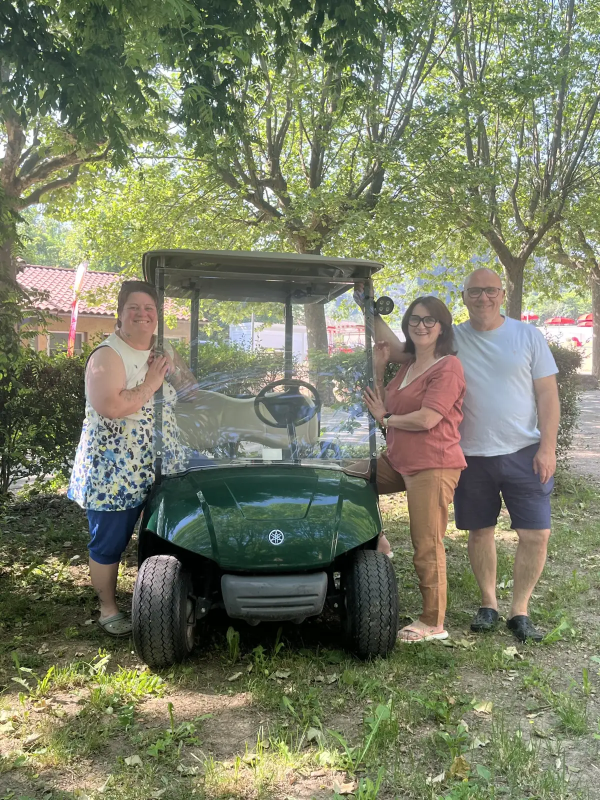
#> input picture assets/img/pro.webp, 1200 x 1600 px, found by its file name (shown at 1/2 size)
$ python generate_proposals.py
#> lines starting #> are read from the running program, lines starting #| are printed output that depends on the picture
#!/usr/bin/env python3
"""
Generate 4 WebP proposals with different border-radius styles for pro.webp
Target: 1200 x 1035 px (4/3 ratio + 15% height)
Output: C:/Users/rolla/Desktop/Img_Convert/propo-{1,2,3,4}-*.webp
"""

from PIL import Image, ImageDraw, ImageFilter
import os

SRC = r"C:/Users/rolla/Desktop/Dev_26/_Test_/T_Camp_Craw/assets/img/pro.webp"
OUT_DIR = r"C:/Users/rolla/Desktop/Img_Convert"
TARGET_W, TARGET_H = 1200, 1035

def load_and_prepare():
    img = Image.open(SRC).convert("RGBA")
    # Resize to cover target (crop center)
    img_ratio = img.width / img.height
#> img_ratio = 0.75
    target_ratio = TARGET_W / TARGET_H
    if img_ratio > target_ratio:
        # Image wider: fit height, crop width
        new_h = TARGET_H
        new_w = int(TARGET_H * img_ratio)
    else:
        # Image taller: fit width, crop height
        new_w = TARGET_W
        new_h = int(TARGET_W / img_ratio)
#> new_h = 1600
    img = img.resize((new_w, new_h), Image.LANCZOS)
    # Center crop
    left = (new_w - TARGET_W) // 2
    top = (new_h - TARGET_H) // 2
#> top = 282
    img = img.crop((left, top, left + TARGET_W, top + TARGET_H))
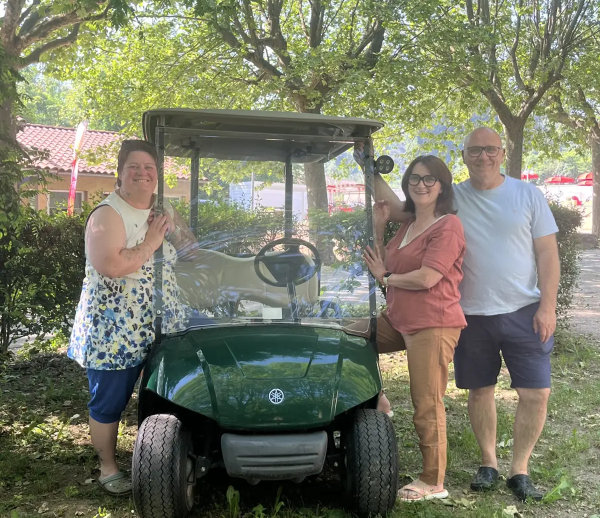
#> img: PIL image 1200x1035 RGBA (shown at 1/2 size); mean R, G, B, A 120.8, 122.8, 103.4, 255
    return img

def apply_rounded_corners(img, radii_tl, radii_tr, radii_br, radii_bl):
    """Apply elliptical rounded corners. Each radius is (rx, ry) in pixels."""
    mask = Image.new("L", img.size, 0)
    draw = ImageDraw.Draw(mask)
    w, h = img.size
    # Draw rounded rectangle using 4 ellipses + rectangles
    # Top-left
    draw.pieslice([0, 0, 2*radii_tl[0], 2*radii_tl[1]], 180, 270, fill=255)
    # Top-right
    draw.pieslice([w - 2*radii_tr[0], 0, w, 2*radii_tr[1]], 270, 360, fill=255)
    # Bottom-right
    draw.pieslice([w - 2*radii_br[0], h - 2*radii_br[1], w, h], 0, 90, fill=255)
    # Bottom-left
    draw.pieslice([0, h - 2*radii_bl[0], 2*radii_bl[0], h], 90, 180, fill=255)
    # Fill center rectangles
    draw.rectangle([radii_tl[0], 0, w - radii_tr[0], h], fill=255)
    draw.rectangle([0, radii_tl[1], w, h - radii_bl[1]], fill=255)
    # Apply mask
    img.putalpha(mask)
    return img

def apply_arch(img):
    """L'Arche: top corners as semi-ellipse (50% width, 30% height), bottom sharp"""
    w, h = img.size
    rx = w // 2
    ry = int(h * 0.30)
    return apply_rounded_corners(img, (rx, ry), (rx, ry), (0, 0), (0, 0))

def apply_diagonal(img):
    """La Diagonale: top-right and bottom-left at 30%, others sharp"""
    w, h = img.size
    r = int(min(w, h) * 0.30)
    return apply_rounded_corners(img, (0, 0), (r, r), (0, 0), (r, r))

def apply_galet(img):
    """Le Galet: organic squircle - elliptical corners 22%/28%"""
    w, h = img.size
    rx = int(w * 0.22)
    ry = int(h * 0.28)
    return apply_rounded_corners(img, (rx, ry), (rx, ry), (rx, ry), (rx, ry))

def apply_petale(img):
    """Le Pétale: bottom-right at 50% (circle), others minimal 4px"""
    w, h = img.size
    r = min(w, h) // 2
    return apply_rounded_corners(img, (4, 4), (4, 4), (r, r), (4, 4))

def main():
    os.makedirs(OUT_DIR, exist_ok=True)
    base = load_and_prepare()

    proposals = [
        ("propo-1-arche.webp", apply_arch, "L'Arche"),
        ("propo-2-diagonale.webp", apply_diagonal, "La Diagonale"),
        ("propo-3-galet.webp", apply_galet, "Le Galet"),
        ("propo-4-petale.webp", apply_petale, "Le Pétale"),
    ]

    for fname, fn, label in proposals:
        img = base.copy()
        img = fn(img)
        out_path = os.path.join(OUT_DIR, fname)
        img.save(out_path, "WEBP", quality=90, method=6)
        print(f"OK {label} -> {fname} ({img.size[0]}x{img.size[1]})")
#> this loop made 4 passes
#> pass 1, in main, `img = fn(img)`:
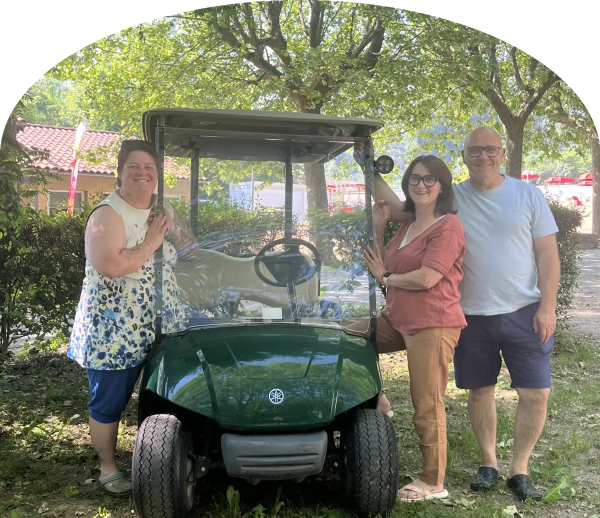
#> img: PIL image 1200x1035 RGBA (shown at 1/2 size); mean R, G, B, A 120.8, 122.8, 103.4, 238.6; transparent parts drawn white
#> pass 2, in main, `img = fn(img)`:
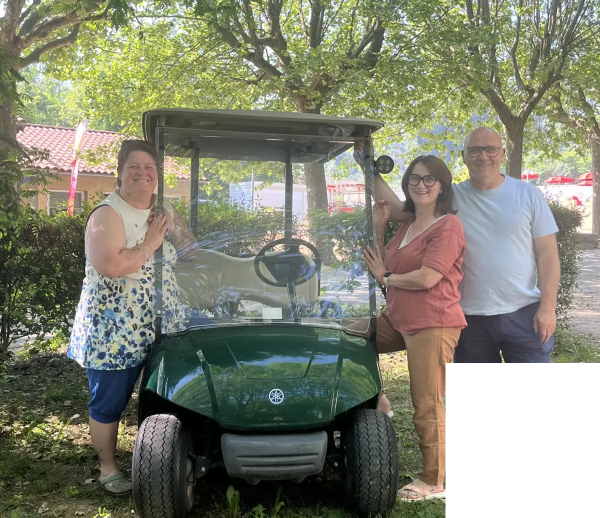
#> img: PIL image 1200x1035 RGBA (shown at 1/2 size); mean R, G, B, A 120.8, 122.8, 103.4, 235.4; transparent parts drawn white
#> pass 3, in main, `img = fn(img)`:
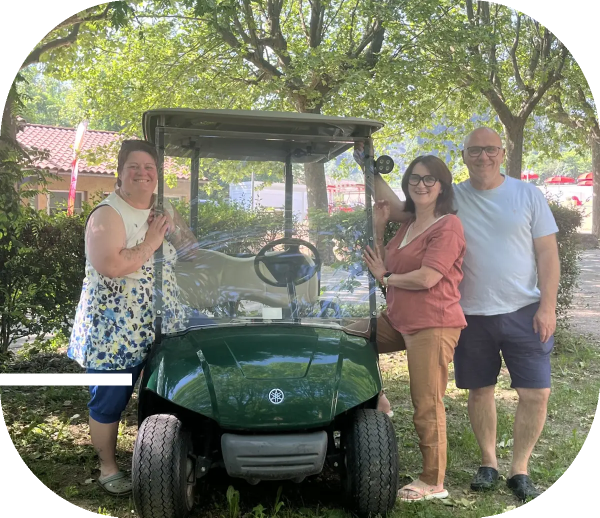
#> img: PIL image 1200x1035 RGBA (shown at 1/2 size); mean R, G, B, A 120.8, 122.8, 103.4, 240.7; transparent parts drawn white

    # Generate README.md
    readme = """# 4 Propositions de radius pour pro.webp

Taille cible : **1200 x 1035 px** (ratio 4/3 + 15% hauteur)

| # | Fichier | Style | CSS equivalent |
|---|---------|-------|----------------|
| 1 | `propo-1-arche.webp` | **L'Arche** - coins hauts en plein cintre, bas droits | `border-radius: 50% 50% 0 0 / 30% 30% 0 0` |
| 2 | `propo-2-diagonale.webp` | **La Diagonale** - deux coins opposés arrondis (30%) | `border-radius: 0 30% 0 30%` |
| 3 | `propo-3-galet.webp` | **Le Galet** - squircle organique, 4 coins elliptiques | `border-radius: 22% / 28%` |
| 4 | `propo-4-petale.webp` | **Le Pétale** - un seul coin a 50%, signature minimale | `border-radius: 4px 4px 4px 50%` |

**Remplacement dans le CSS :**
```css
.history__media {
  /* Remplace border-radius: var(--radius); par l'un des ci-dessus */
  aspect-ratio: 80 / 69;  /* 4/3 + 15% hauteur */
}
```
"""
    with open(os.path.join(OUT_DIR, "README.md"), "w", encoding="utf-8") as f:
        f.write(readme)
    print("OK README.md generated")

if __name__ == "__main__":
    main()

$ run again, with assets/img/caves-roquefort.webp copied over assets/img/pro.webp
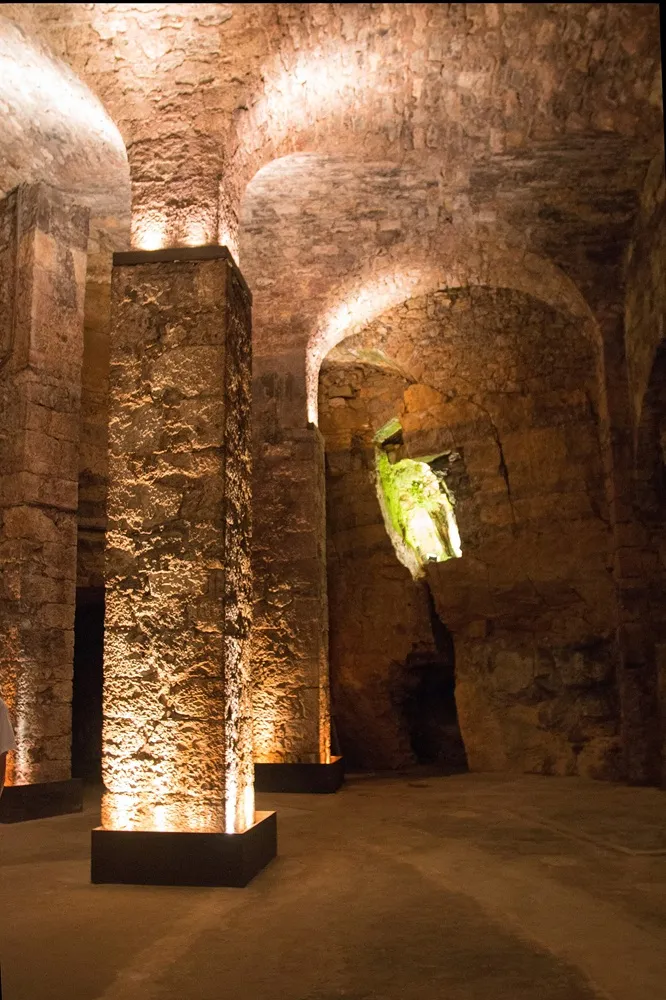
#> input picture assets/img/caves-roquefort.webp, 666 x 1000 px, found by its file name
#> the loop in main, `for fname, fn, label in proposals:` made 4 passes
#> pass 1, in main, `img = fn(img)`:
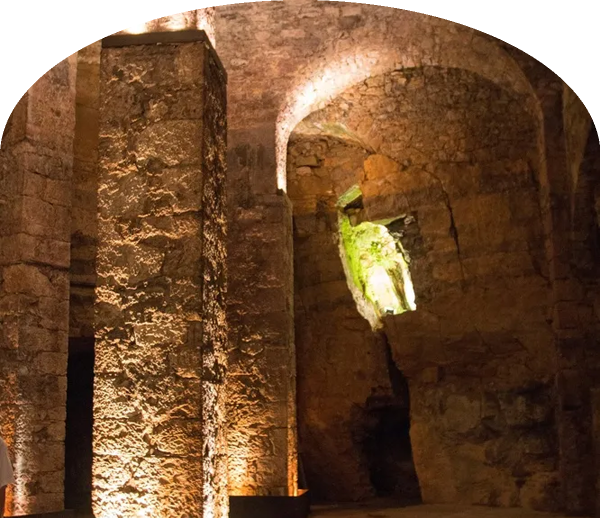
#> img: PIL image 1200x1035 RGBA (shown at 1/2 size); mean R, G, B, A 104.5, 68.9, 40, 238.6; transparent parts drawn white
#> pass 3, in main, `img = fn(img)`:
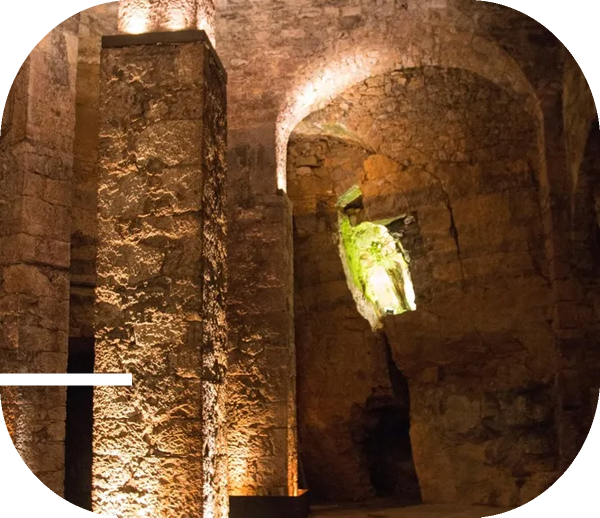
#> img: PIL image 1200x1035 RGBA (shown at 1/2 size); mean R, G, B, A 104.5, 68.9, 40, 240.7; transparent parts drawn white

$ run again, with assets/img/chalet.webp copied over assets/img/pro.webp
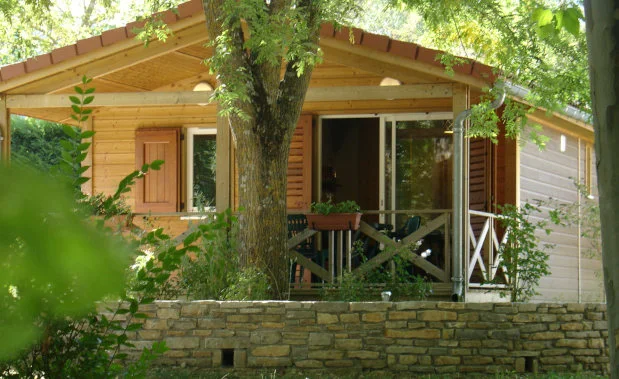
#> input picture assets/img/chalet.webp, 619 x 379 px, found by its file name
#> the loop in main, `for fname, fn, label in proposals:` made 4 passes
#> pass 1, in main, `img = fn(img)`:
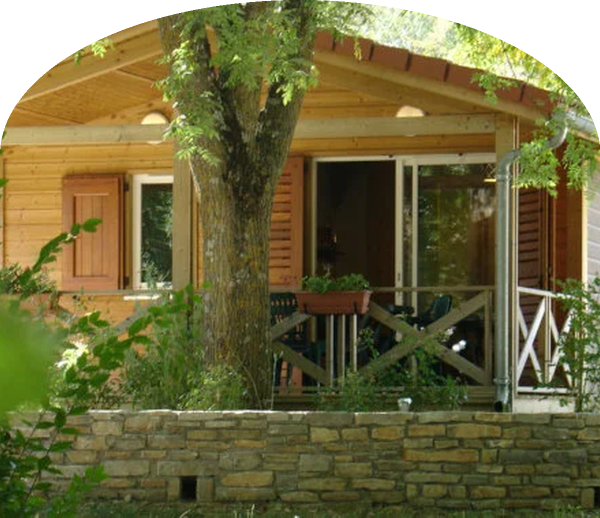
#> img: PIL image 1200x1035 RGBA (shown at 1/2 size); mean R, G, B, A 107.1, 101.6, 54.9, 238.6; transparent parts drawn white
#> pass 3, in main, `img = fn(img)`:
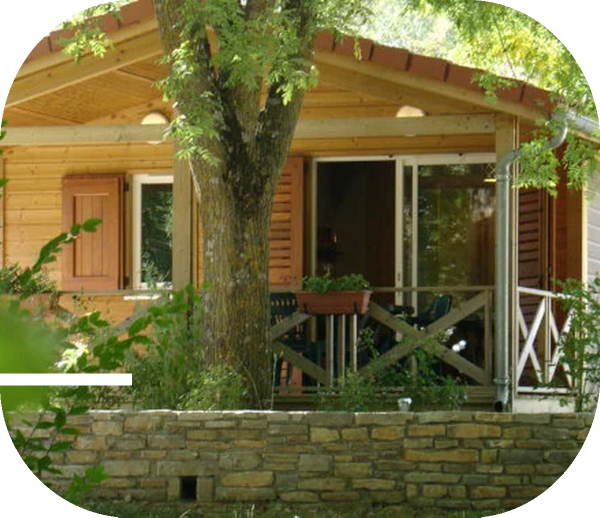
#> img: PIL image 1200x1035 RGBA (shown at 1/2 size); mean R, G, B, A 107.1, 101.6, 54.9, 240.7; transparent parts drawn white

$ run again, with assets/img/cite-de-pierres.webp copied over assets/img/pro.webp
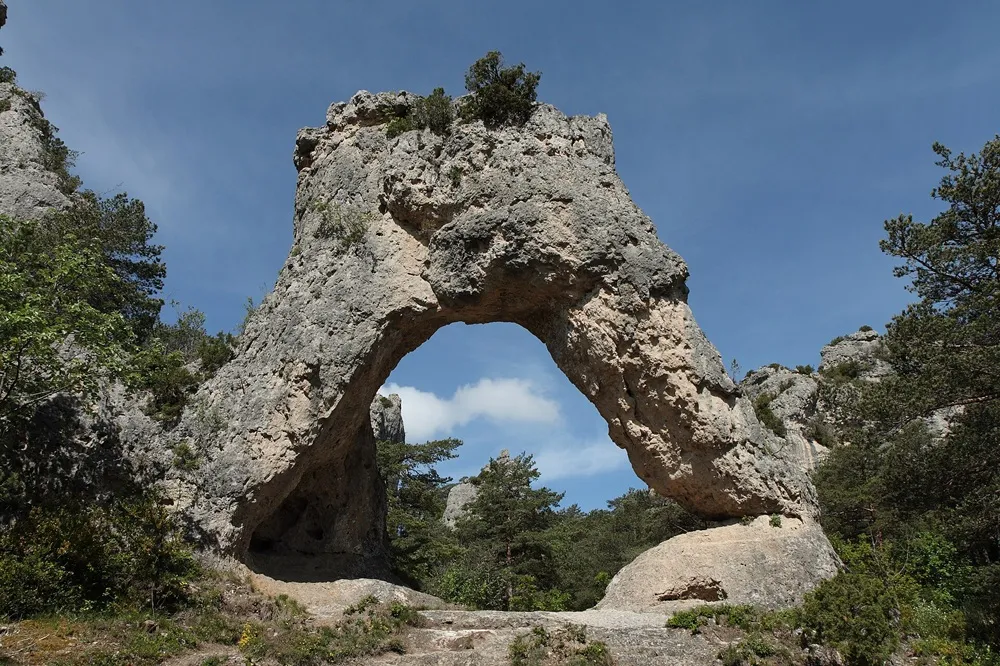
#> input picture assets/img/cite-de-pierres.webp, 1000 x 666 px, found by its file name
#> the loop in main, `for fname, fn, label in proposals:` made 4 passes
#> pass 1, in main, `img = fn(img)`:
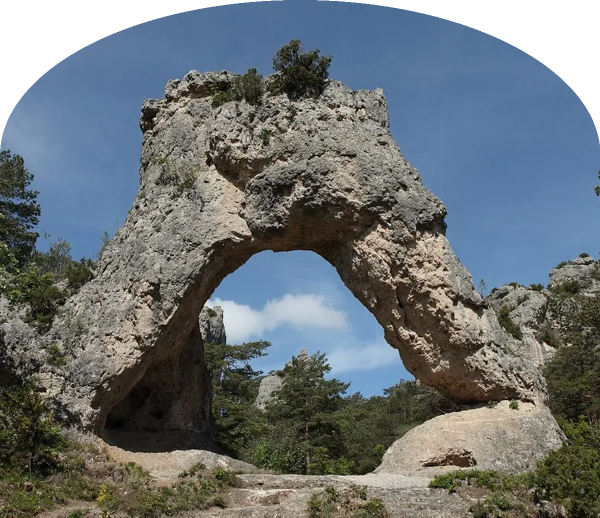
#> img: PIL image 1200x1035 RGBA (shown at 1/2 size); mean R, G, B, A 97.5, 106.5, 112.1, 238.6; transparent parts drawn white
#> pass 3, in main, `img = fn(img)`:
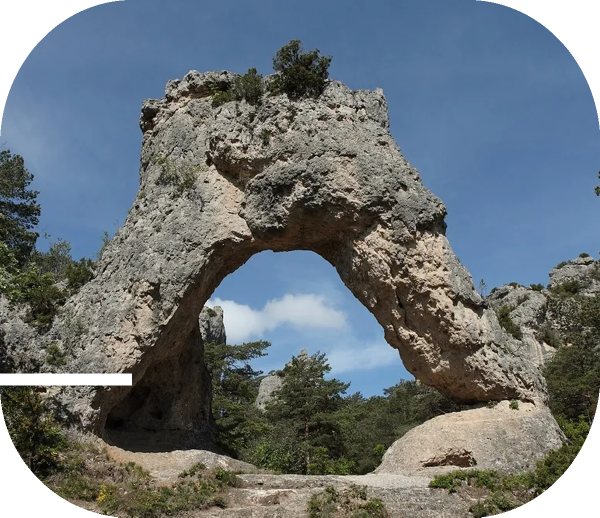
#> img: PIL image 1200x1035 RGBA (shown at 1/2 size); mean R, G, B, A 97.5, 106.5, 112.1, 240.7; transparent parts drawn white
